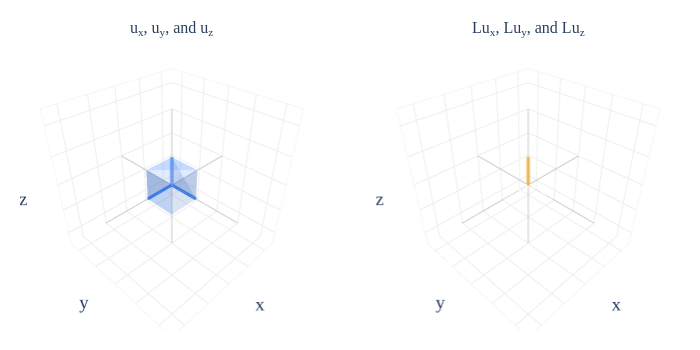

Source (notebook cell):
### Markdown cell above
What do you notice about the transformation defined by $L$, and how it relates to $L$'s columns? (Drag the plot around to see the main point.)

$$L = \begin{bmatrix} 1 & 1/2 & 0 \\ 1 & 1/2 & 0 \\ 1 & 1/2 & 1 \end{bmatrix}$$

### Code cell
A3 = np.array([[1,1/2,0],
               [1,1/2,0],
               [1,1/2,1]])
plot_unit_cube_and_transform(A3, name="L")

### Figure 1 — Plotly figure (JSON) as saved in the notebook; plotly's stock layout.template omitted (floating-point values rounded to 4 significant figures)
{"data": [{"line": {"color": "#cccccc", "width": 2}, "mode": "lines", "scene": "scene", "showlegend": false, "type": "scatter3d", "x": [0, 0], "y": [-2.5, 2.5], "z": [0, 0]}, {"line": {"color": "#cccccc", "width": 2}, "mode": "lines", "scene": "scene", "showlegend": false, "type": "scatter3d", "x": [0, 0], "y": [0, 0], "z": [-2.5, 2.5]}, {"line": {"color": "#cccccc", "width": 2}, "mode": "lines", "scene": "scene", "showlegend": false, "type": "scatter3d", "x": [-2.5, 2.5], "y": [0, 0], "z": [0, 0]}, {"line": {"color": "#cccccc", "width": 2}, "mode": "lines", "scene": "scene", "showlegend": false, "type": "scatter3d", "x": [0, 0], "y": [0, 0], "z": [-2.5, 2.5]}, {"line": {"color": "#cccccc", "width": 2}, "mode": "lines", "scene": "scene", "showlegend": false, "type": "scatter3d", "x": [-2.5, 2.5], "y": [0, 0], "z": [0, 0]}, {"line": {"color": "#cccccc", "width": 2}, "mode": "lines", "scene": "scene", "showlegend": false, "type": "scatter3d", "x": [0, 0], "y": [-2.5, 2.5], "z": [0, 0]}, {"line": {"color": "#cccccc", "width": 2}, "mode": "lines", "scene": "scene2", "showlegend": false, "type": "scatter3d", "x": [0, 0], "y": [-2.5, 2.5], "z": [0, 0]}, {"line": {"color": "#cccccc", "width": 2}, "mode": "lines", "scene": "scene2", "showlegend": false, "type": "scatter3d", "x": [0, 0], "y": [0, 0], "z": [-2.5, 2.5]}, {"line": {"color": "#cccccc", "width": 2}, "mode": "lines", "scene": "scene2", "showlegend": false, "type": "scatter3d", "x": [-2.5, 2.5], "y": [0, 0], "z": [0, 0]}, {"line": {"color": "#cccccc", "width": 2}, "mode": "lines", "scene": "scene2", "showlegend": false, "type": "scatter3d", "x": [0, 0], "y": [0, 0], "z": [-2.5, 2.5]}, {"line": {"color": "#cccccc", "width": 2}, "mode": "lines", "scene": "scene2", "showlegend": false, "type": "scatter3d", "x": [-2.5, 2.5], "y": [0, 0], "z": [0, 0]}, {"line": {"color": "#cccccc", "width": 2}, "mode": "lines", "scene": "scene2", "showlegend": false, "type": "scatter3d", "x": [0, 0], "y": [-2.5, 2.5], "z": [0, 0]}, {"color": "rgba(61,129,246,0.25)", "flatshading": true, "hoverinfo": "skip", "i": [0, 0, 0, 0, 1, 1, 2, 2, 4, 4, 5, 5], "j": [1, 3, 1, 3, 2, 5, 3, 6, 5, 7, 6, 7], "k": [2, 7, 5, 4, 6, 6, 7, 7, 6, 6, 1, 4], "lighting": {"ambient": 0.5, "diffuse": 0.7, "fresnel": 0.1, "roughness": 0.7, "specular": 0.2}, "lightposition": {"x": 2, "y": 2, "z": 4}, "name": "Unit Cube", "opacity": 0.7, "scene": "scene", "showlegend": false, "showscale": false, "type": "mesh3d", "x": [0, 1, 1, 0, 0, 1, 1, 0], "y": [0, 0, 1, 1, 0, 0, 1, 1], "z": [0, 0, 0, 0, 1, 1, 1, 1]}, {"color": "rgba(255,140,0,0.25)", "flatshading": true, "hoverinfo": "skip", "i": [0, 0, 0, 0, 1, 1, 2, 2, 4, 4, 5, 5], "j": [1, 3, 1, 3, 2, 5, 3, 6, 5, 7, 6, 7], "k": [2, 7, 5, 4, 6, 6, 7, 7, 6, 6, 1, 4], "lighting": {"ambient": 0.5, "diffuse": 0.7, "fresnel": 0.1, "roughness": 0.7, "specular": 0.2}, "lightposition": {"x": 2, "y": 2, "z": 4}, "name": "Transformed Cube", "opacity": 0.7, "scene": "scene2", "showlegend": false, "showscale": false, "type": "mesh3d", "x": [0.0, 1.0, 1.5, 0.5, 0.0, 1.0, 1.5, 0.5], "y": [0.0, 1.0, 1.5, 0.5, 0.0, 1.0, 1.5, 0.5], "z": [0.0, 1.0, 1.5, 0.5, 1.0, 2.0, 2.5, 1.5]}, {"hovertemplate": "(%{x}, %{y}, %{z})<extra></extra>", "line": {"color": "#3d81f6", "width": 6}, "mode": "lines", "scene": "scene", "showlegend": false, "type": "scatter3d", "x": [0, 1], "y": [0, 0], "z": [0, 0]}, {"colorscale": [[0, "#3d81f6"], [1, "#3d81f6"]], "hoverinfo": "skip", "scene": "scene", "showlegend": false, "showscale": false, "sizemode": "raw", "sizeref": 0.4, "type": "cone", "u": [0.1], "v": [0], "w": [0], "x": [1], "y": [0], "z": [0]}, {"hoverinfo": "skip", "mode": "text", "scene": "scene", "showlegend": false, "text": [null], "textfont": {"color": "#3d81f6", "family": "Palatino", "size": 16}, "textposition": "middle center", "type": "scatter3d", "x": [0.5], "y": [0.1], "z": [0]}, {"hovertemplate": "(%{x}, %{y}, %{z})<extra></extra>", "line": {"color": "#3d81f6", "width": 6}, "mode": "lines", "scene": "scene", "showlegend": false, "type": "scatter3d", "x": [0, 0], "y": [0, 1], "z": [0, 0]}, {"colorscale": [[0, "#3d81f6"], [1, "#3d81f6"]], "hoverinfo": "skip", "scene": "scene", "showlegend": false, "showscale": false, "sizemode": "raw", "sizeref": 0.4, "type": "cone", "u": [0], "v": [0.1], "w": [0], "x": [0], "y": [1], "z": [0]}, {"hoverinfo": "skip", "mode": "text", "scene": "scene", "showlegend": false, "text": [null], "textfont": {"color": "#3d81f6", "family": "Palatino", "size": 16}, "textposition": "middle center", "type": "scatter3d", "x": [0.15], "y": [0.5], "z": [0]}, {"hovertemplate": "(%{x}, %{y}, %{z})<extra></extra>", "line": {"color": "#3d81f6", "width": 6}, "mode": "lines", "scene": "scene", "showlegend": false, "type": "scatter3d", "x": [0, 0], "y": [0, 0], "z": [0, 1]}, {"colorscale": [[0, "#3d81f6"], [1, "#3d81f6"]], "hoverinfo": "skip", "scene": "scene", "showlegend": false, "showscale": false, "sizemode": "raw", "sizeref": 0.4, "type": "cone", "u": [0], "v": [0], "w": [0.1], "x": [0], "y": [0], "z": [1]}, {"hoverinfo": "skip", "mode": "text", "scene": "scene", "showlegend": false, "text": [null], "textfont": {"color": "#3d81f6", "family": "Palatino", "size": 16}, "textposition": "middle center", "type": "scatter3d", "x": [-0.15], "y": [0], "z": [0.5]}, {"hovertemplate": "(%{x}, %{y}, %{z})<extra></extra>", "line": {"color": "orange", "width": 6}, "mode": "lines", "scene": "scene2", "showlegend": false, "type": "scatter3d", "x": [0, 1], "y": [0, 1], "z": [0, 1]}, {"colorscale": [[0, "orange"], [1, "orange"]], "hoverinfo": "skip", "scene": "scene2", "showlegend": false, "showscale": false, "sizemode": "raw", "sizeref": 0.4, "type": "cone", "u": [0.1], "v": [0.1], "w": [0.1], "x": [1], "y": [1], "z": [1]}, {"hoverinfo": "skip", "mode": "text", "scene": "scene2", "showlegend": false, "text": [null], "textfont": {"color": "orange", "family": "Palatino", "size": 16}, "textposition": "middle center", "type": "scatter3d", "x": [0.3939], "y": [0.4293], "z": [0.5]}, {"hovertemplate": "(%{x}, %{y}, %{z})<extra></extra>", "line": {"color": "orange", "width": 6}, "mode": "lines", "scene": "scene2", "showlegend": false, "type": "scatter3d", "x": [0, 0.5], "y": [0, 0.5], "z": [0, 0.5]}, {"colorscale": [[0, "orange"], [1, "orange"]], "hoverinfo": "skip", "scene": "scene2", "showlegend": false, "showscale": false, "sizemode": "raw", "sizeref": 0.4, "type": "cone", "u": [0.05], "v": [0.05], "w": [0.05], "x": [0.5], "y": [0.5], "z": [0.5]}, {"hoverinfo": "skip", "mode": "text", "scene": "scene2", "showlegend": false, "text": [null], "textfont": {"color": "orange", "family": "Palatino", "size": 16}, "textposition": "middle center", "type": "scatter3d", "x": [0.1439], "y": [0.1793], "z": [0.25]}, {"hovertemplate": "(%{x}, %{y}, %{z})<extra></extra>", "line": {"color": "orange", "width": 6}, "mode": "lines", "scene": "scene2", "showlegend": false, "type": "scatter3d", "x": [0, 0], "y": [0, 0], "z": [0, 1]}, {"colorscale": [[0, "orange"], [1, "orange"]], "hoverinfo": "skip", "scene": "scene2", "showlegend": false, "showscale": false, "sizemode": "raw", "sizeref": 0.4, "type": "cone", "u": [0], "v": [0], "w": [0.1], "x": [0], "y": [0], "z": [1]}, {"hoverinfo": "skip", "mode": "text", "scene": "scene2", "showlegend": false, "text": [null], "textfont": {"color": "orange", "family": "Palatino", "size": 16}, "textposition": "middle center", "type": "scatter3d", "x": [0.15], "y": [0], "z": [0.5]}], "layout": {"annotations": [{"font": {"size": 16}, "showarrow": false, "text": "u<sub>x</sub>, u<sub>y</sub>, and u<sub>z</sub>", "x": 0.23, "xanchor": "center", "xref": "paper", "y": 1, "yanchor": "bottom", "yref": "paper"}, {"font": {"size": 16}, "showarrow": false, "text": "Lu<sub>x</sub>, Lu<sub>y</sub>, and Lu<sub>z</sub>", "x": 0.77, "xanchor": "center", "xref": "paper", "y": 1, "yanchor": "bottom", "yref": "paper"}], "font": {"family": "Palatino, serif", "size": 16}, "height": 350, "margin": {"b": 20, "l": 20, "r": 20, "t": 40}, "paper_bgcolor": "white", "plot_bgcolor": "white", "scene": {"aspectmode": "cube", "domain": {"x": [0, 0.46], "y": [0, 1]}, "xaxis": {"backgroundcolor": "white", "dtick": 1, "gridcolor": "#eeeeee", "linecolor": "#eeeeee", "mirror": true, "range": [-2.5, 2.5], "showgrid": true, "showline": true, "showticklabels": false, "tickfont": {"family": "Palatino, serif", "size": 14}, "ticks": "", "zeroline": false}, "yaxis": {"backgroundcolor": "white", "dtick": 1, "gridcolor": "#eeeeee", "linecolor": "#eeeeee", "mirror": true, "range": [-2.5, 2.5], "showgrid": true, "showline": true, "showticklabels": false, "tickfont": {"family": "Palatino, serif", "size": 14}, "ticks": "", "zeroline": false}, "zaxis": {"backgroundcolor": "white", "dtick": 1, "gridcolor": "#eeeeee", "linecolor": "#eeeeee", "mirror": true, "range": [-2.5, 2.5], "showgrid": true, "showline": true, "showticklabels": false, "tickfont": {"family": "Palatino, serif", "size": 14}, "ticks": "", "zeroline": false}}, "scene2": {"aspectmode": "cube", "domain": {"x": [0.54, 1], "y": [0, 1]}, "xaxis": {"backgroundcolor": "white", "dtick": 1, "gridcolor": "#eeeeee", "linecolor": "#eeeeee", "mirror": true, "range": [-2.5, 2.5], "showgrid": true, "showline": true, "showticklabels": false, "tickfont": {"family": "Palatino, serif", "size": 14}, "ticks": "", "zeroline": false}, "yaxis": {"backgroundcolor": "white", "dtick": 1, "gridcolor": "#eeeeee", "linecolor": "#eeeeee", "mirror": true, "range": [-2.5, 2.5], "showgrid": true, "showline": true, "showticklabels": false, "tickfont": {"family": "Palatino, serif", "size": 14}, "ticks": "", "zeroline": false}, "zaxis": {"backgroundcolor": "white", "dtick": 1, "gridcolor": "#eeeeee", "linecolor": "#eeeeee", "mirror": true, "range": [-2.5, 2.5], "showgrid": true, "showline": true, "showticklabels": false, "tickfont": {"family": "Palatino, serif", "size": 14}, "ticks": "", "zeroline": false}}, "width": 700}}
